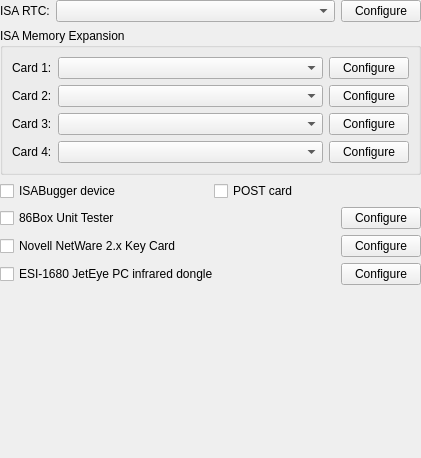
<?xml version="1.0" encoding="UTF-8"?>
<ui version="4.0">
 <class>SettingsOtherPeripherals</class>
 <widget class="QWidget" name="SettingsOtherPeripherals">
  <property name="geometry">
   <rect>
    <x>0</x>
    <y>0</y>
    <width>421</width>
    <height>458</height>
   </rect>
  </property>
  <property name="windowTitle">
   <string>Form</string>
  </property>
  <layout class="QVBoxLayout" name="verticalLayout">
   <property name="leftMargin">
    <number>0</number>
   </property>
   <property name="topMargin">
    <number>0</number>
   </property>
   <property name="rightMargin">
    <number>0</number>
   </property>
   <property name="bottomMargin">
    <number>0</number>
   </property>
   <item>
    <layout class="QHBoxLayout" name="horizontalLayout">
     <item>
      <widget class="QLabel" name="label">
       <property name="text">
        <string>ISA RTC:</string>
       </property>
      </widget>
     </item>
     <item>
      <widget class="QComboBox" name="comboBoxRTC">
       <property name="sizePolicy">
        <sizepolicy hsizetype="MinimumExpanding" vsizetype="Fixed">
         <horstretch>0</horstretch>
         <verstretch>0</verstretch>
        </sizepolicy>
       </property>
       <property name="maxVisibleItems">
        <number>30</number>
       </property>
      </widget>
     </item>
     <item>
      <widget class="QPushButton" name="pushButtonConfigureRTC">
       <property name="text">
        <string>Configure</string>
       </property>
      </widget>
     </item>
    </layout>
   </item>
   <item>
    <widget class="QGroupBox" name="groupBox">
     <property name="title">
      <string>ISA Memory Expansion</string>
     </property>
     <layout class="QGridLayout" name="gridLayout">
      <item row="1" column="2">
       <widget class="QPushButton" name="pushButtonConfigureCard2">
        <property name="text">
         <string>Configure</string>
        </property>
       </widget>
      </item>
      <item row="1" column="1">
       <widget class="QComboBox" name="comboBoxCard2">
        <property name="sizePolicy">
         <sizepolicy hsizetype="MinimumExpanding" vsizetype="Fixed">
          <horstretch>0</horstretch>
          <verstretch>0</verstretch>
         </sizepolicy>
        </property>
        <property name="maxVisibleItems">
         <number>30</number>
        </property>
       </widget>
      </item>
      <item row="2" column="2">
       <widget class="QPushButton" name="pushButtonConfigureCard3">
        <property name="text">
         <string>Configure</string>
        </property>
       </widget>
      </item>
      <item row="1" column="0">
       <widget class="QLabel" name="label_3">
        <property name="text">
         <string>Card 2:</string>
        </property>
       </widget>
      </item>
      <item row="2" column="0">
       <widget class="QLabel" name="label_4">
        <property name="text">
         <string>Card 3:</string>
        </property>
       </widget>
      </item>
      <item row="0" column="2">
       <widget class="QPushButton" name="pushButtonConfigureCard1">
        <property name="text">
         <string>Configure</string>
        </property>
       </widget>
      </item>
      <item row="0" column="1">
       <widget class="QComboBox" name="comboBoxCard1">
        <property name="sizePolicy">
         <sizepolicy hsizetype="MinimumExpanding" vsizetype="Fixed">
          <horstretch>0</horstretch>
          <verstretch>0</verstretch>
         </sizepolicy>
        </property>
        <property name="maxVisibleItems">
         <number>30</number>
        </property>
       </widget>
      </item>
      <item row="0" column="0">
       <widget class="QLabel" name="label_2">
        <property name="text">
         <string>Card 1:</string>
        </property>
       </widget>
      </item>
      <item row="2" column="1">
       <widget class="QComboBox" name="comboBoxCard3">
        <property name="sizePolicy">
         <sizepolicy hsizetype="MinimumExpanding" vsizetype="Fixed">
          <horstretch>0</horstretch>
          <verstretch>0</verstretch>
         </sizepolicy>
        </property>
        <property name="maxVisibleItems">
         <number>30</number>
        </property>
       </widget>
      </item>
      <item row="3" column="1">
       <widget class="QComboBox" name="comboBoxCard4">
        <property name="sizePolicy">
         <sizepolicy hsizetype="MinimumExpanding" vsizetype="Fixed">
          <horstretch>0</horstretch>
          <verstretch>0</verstretch>
         </sizepolicy>
        </property>
        <property name="maxVisibleItems">
         <number>30</number>
        </property>
       </widget>
      </item>
      <item row="3" column="2">
       <widget class="QPushButton" name="pushButtonConfigureCard4">
        <property name="text">
         <string>Configure</string>
        </property>
       </widget>
      </item>
      <item row="3" column="0">
       <widget class="QLabel" name="label_5">
        <property name="text">
         <string>Card 4:</string>
        </property>
       </widget>
      </item>
     </layout>
    </widget>
   </item>
   <item>
    <layout class="QHBoxLayout" name="horizontalLayout_2">
     <item>
      <widget class="QCheckBox" name="checkBoxISABugger">
       <property name="text">
        <string>ISABugger device</string>
       </property>
      </widget>
     </item>
     <item>
      <widget class="QCheckBox" name="checkBoxPOSTCard">
       <property name="text">
        <string>POST card</string>
       </property>
      </widget>
     </item>
    </layout>
   </item>
   <item>
    <layout class="QHBoxLayout" name="horizontalLayout_3">
     <item>
      <widget class="QCheckBox" name="checkBoxUnitTester">
       <property name="sizePolicy">
        <sizepolicy hsizetype="MinimumExpanding" vsizetype="Fixed">
         <horstretch>0</horstretch>
         <verstretch>0</verstretch>
        </sizepolicy>
       </property>
       <property name="text">
        <string>86Box Unit Tester</string>
       </property>
      </widget>
     </item>
     <item>
      <widget class="QPushButton" name="pushButtonConfigureUT">
       <property name="text">
        <string>Configure</string>
       </property>
      </widget>
     </item>
    </layout>
   </item>
   <item>
    <layout class="QHBoxLayout" name="horizontalLayout_6">
     <property name="topMargin">
      <number>0</number>
     </property>
     <item>
      <widget class="QCheckBox" name="checkBoxKeyCard">
       <property name="text">
        <string>Novell NetWare 2.x Key Card</string>
       </property>
      </widget>
     </item>
     <item>
      <spacer name="horizontalSpacer">
       <property name="orientation">
        <enum>Qt::Horizontal</enum>
       </property>
       <property name="sizeHint" stdset="0">
        <size>
         <width>40</width>
         <height>20</height>
        </size>
       </property>
      </spacer>
     </item>
     <item>
      <widget class="QPushButton" name="pushButtonConfigureKeyCard">
       <property name="text">
        <string>Configure</string>
       </property>
      </widget>
     </item>
    </layout>
   </item>
   <item>
    <layout class="QHBoxLayout" name="horizontalLayout_4">
     <property name="bottomMargin">
      <number>0</number>
     </property>
     <item>
      <widget class="QCheckBox" name="checkBoxInfraredDongle">
       <property name="text">
        <string>ESI-1680 JetEye PC infrared dongle</string>
       </property>
      </widget>
     </item>
     <item>
      <spacer name="horizontalSpacer_2">
       <property name="orientation">
        <enum>Qt::Horizontal</enum>
       </property>
       <property name="sizeHint" stdset="0">
        <size>
         <width>40</width>
         <height>20</height>
        </size>
       </property>
      </spacer>
     </item>
     <item>
      <widget class="QPushButton" name="pushButtonConfigureInfraredDongle">
       <property name="text">
        <string>Configure</string>
       </property>
      </widget>
     </item>
    </layout>
   </item>
   <item>
    <spacer name="verticalSpacer">
     <property name="orientation">
      <enum>Qt::Vertical</enum>
     </property>
     <property name="sizeHint" stdset="0">
      <size>
       <width>20</width>
       <height>40</height>
      </size>
     </property>
    </spacer>
   </item>
  </layout>
 </widget>
 <resources/>
 <connections/>
</ui>
